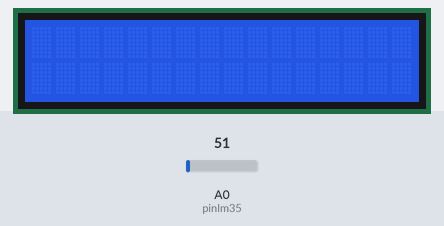
Simulated run of this sketch. Board: Arduino Uno, built with avr-gcc and run on an emulated ATmega328P. Shown: 16×2 character LCD. Inputs (shaded band) come from the test bench; at power-on: A0 (pinlm35) = 51. What the sketch prints to the serial monitor is not drawn.

Above: at 0.1 s.
At 8.21 s:
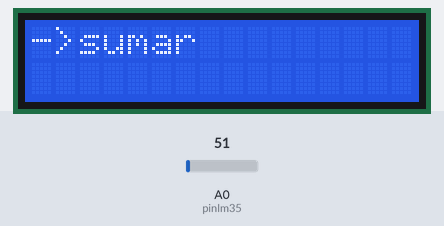
At 8.94 s:
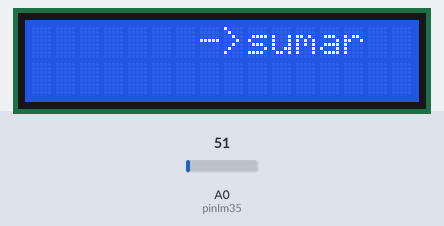
At 9.66 s:
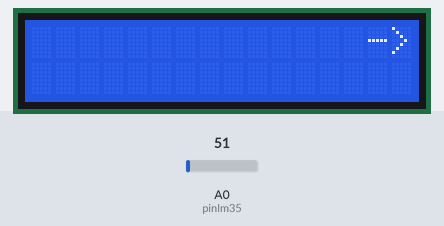
At 10.48 s:
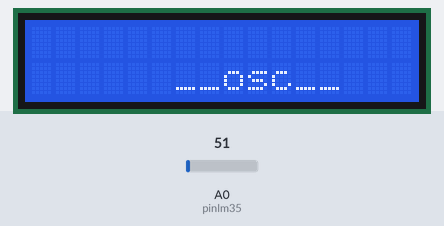
At 11.31 s:
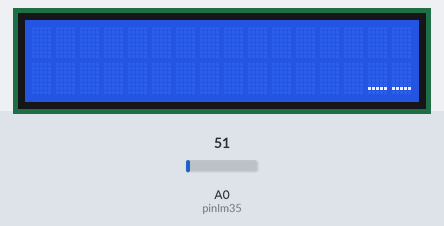

Measured:
- by itself, everything shown: repeats every 11.4 s, in 33 steps

The sketch:

lm35_lcd_nano.ino
```cpp
/*****************************************************************************
  /*****************************************************************************/
#include <LiquidCrystal.h>

LiquidCrystal lcd(7, 6, 5, 4, 3, 2);

unsigned char i;
int pinlm35 = 0;
int tempc = 0, tempf = 0;
int sample[8];
int maxi = -100, mini = 100;
int j;

void setup()
{
  lcd.begin(16, 2);
  Serial.begin(9600);
}

void loop()
{
  for (j = 0; j <= 7; j++) {
    sample[j] = (5.0 * analogRead(pinlm35) * 100.0) / 1024.0;
    tempc = tempc + sample[i];
    delay(1000);
  }

  tempc = tempc / 8.0;
  tempf = (tempc * 9) / 5 + 32;

  if (tempc > maxi) {
    maxi = tempc;
  }
  if (tempc < mini) {
    mini = tempc;
  }

  Serial.print(tempc, DEC);
  Serial.print(" Celcius, ");

  Serial.print(tempf, DEC);
  Serial.print(" Fahrenheit -> ");

  Serial.print(maxi, DEC);
  Serial.print(" maxi, ");

  Serial.print(mini, DEC);
  Serial.print(" mini ");

  tempc = 0;

  delay(100);


  for (i = 0 ; i <= 15 ; i++)
  {
    lcd.setCursor(i, 0);
    lcd.print("->sumar");
    delay(100);
    lcd.clear();
  }

  for (i = 0 ; i <= 15 ; i++)
  {
    lcd.setCursor(i, 1);
    lcd.print("__osc__");
    delay(100);
    lcd.clear();
  }
}
```
